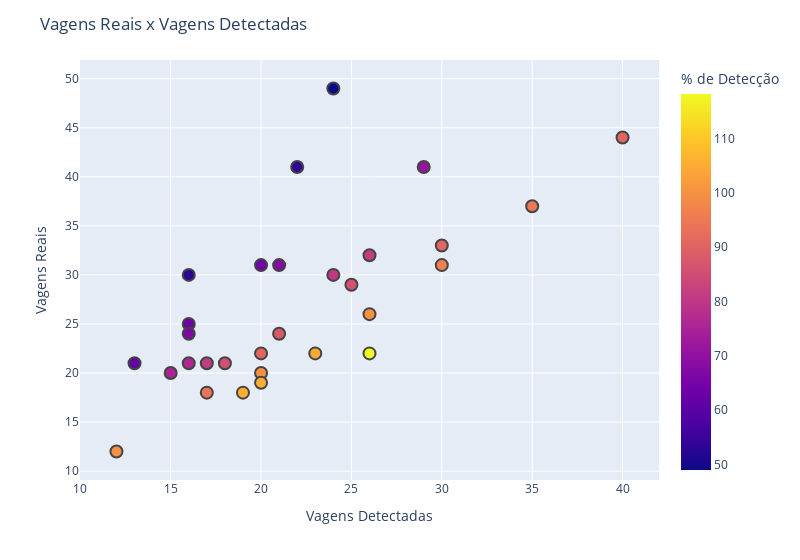

Write notebook code for a chart like this one.
### Code cell
fig = px.scatter(dft, x = "vagensDetectadas", y = "vagensReais", hover_name = dft.index, log_x = False, size_max = 90, width = 800, color = (dft["vagensDetectadas"]*100) / dft["vagensReais"])
fig.update_coloraxes(colorbar_title = "% de Detecção")
fig.update_traces(marker = dict(size = 12, line = dict(width=2)), selector = dict(mode = 'markers'))
fig.update_layout(title = 'Vagens Reais x Vagens Detectadas')
fig.update_xaxes(title = 'Vagens Detectadas')
fig.update_yaxes(title = 'Vagens Reais')
fig.show()

### Figure 1 — Plotly figure (JSON) as saved in the notebook; plotly's stock layout.template omitted (floating-point values rounded to 4 significant figures)
{"data": [{"hovertemplate": "<b>%{hovertext}</b><br><br>vagensDetectadas=%{x}<br>vagensReais=%{y}<br>color=%{marker.color}<extra></extra>", "hovertext": ["Imagem: 0", "Imagem: 1", "Imagem: 2", "Imagem: 3", "Imagem: 4", "Imagem: 5", "Imagem: 6", "Imagem: 7", "Imagem: 8", "Imagem: 9", "Imagem: 10", "Imagem: 11", "Imagem: 12", "Imagem: 13", "Imagem: 14", "Imagem: 15", "Imagem: 16", "Imagem: 17", "Imagem: 18", "Imagem: 19", "Imagem: 20", "Imagem: 21", "Imagem: 22", "Imagem: 23", "Imagem: 24", "Imagem: 25", "Imagem: 26", "Imagem: 27", "Imagem: 28", "Imagem: 29"], "legendgroup": "", "marker": {"color": [100, 118.2, 100, 64, 94.44, 90.91, 85.71, 100, 81.25, 105.3, 66.67, 70.73, 53.66, 67.74, 80.95, 87.5, 76.19, 53.33, 105.6, 75, 94.59, 61.9, 104.5, 96.77, 90.91, 64.52, 48.98, 86.21, 90.91, 80], "coloraxis": "coloraxis", "line": {"width": 2}, "size": 12, "symbol": "circle"}, "mode": "markers", "name": "", "orientation": "v", "showlegend": false, "type": "scatter", "x": [20, 26, 26, 16, 17, 40, 18, 12, 26, 20, 16, 29, 22, 21, 17, 21, 16, 16, 19, 15, 35, 13, 23, 30, 20, 20, 24, 25, 30, 24], "xaxis": "x", "y": [20, 22, 26, 25, 18, 44, 21, 12, 32, 19, 24, 41, 41, 31, 21, 24, 21, 30, 18, 20, 37, 21, 22, 31, 22, 31, 49, 29, 33, 30], "yaxis": "y"}], "layout": {"coloraxis": {"colorbar": {"title": {"text": "% de Detecção"}}, "colorscale": [[0, "#0d0887"], [0.1111, "#46039f"], [0.2222, "#7201a8"], [0.3333, "#9c179e"], [0.4444, "#bd3786"], [0.5556, "#d8576b"], [0.6667, "#ed7953"], [0.7778, "#fb9f3a"], [0.8889, "#fdca26"], [1, "#f0f921"]]}, "legend": {"tracegroupgap": 0}, "margin": {"t": 60}, "title": {"text": "Vagens Reais x Vagens Detectadas"}, "width": 800, "xaxis": {"anchor": "y", "domain": [0, 1], "title": {"text": "Vagens Detectadas"}}, "yaxis": {"anchor": "x", "domain": [0, 1], "title": {"text": "Vagens Reais"}}}}
